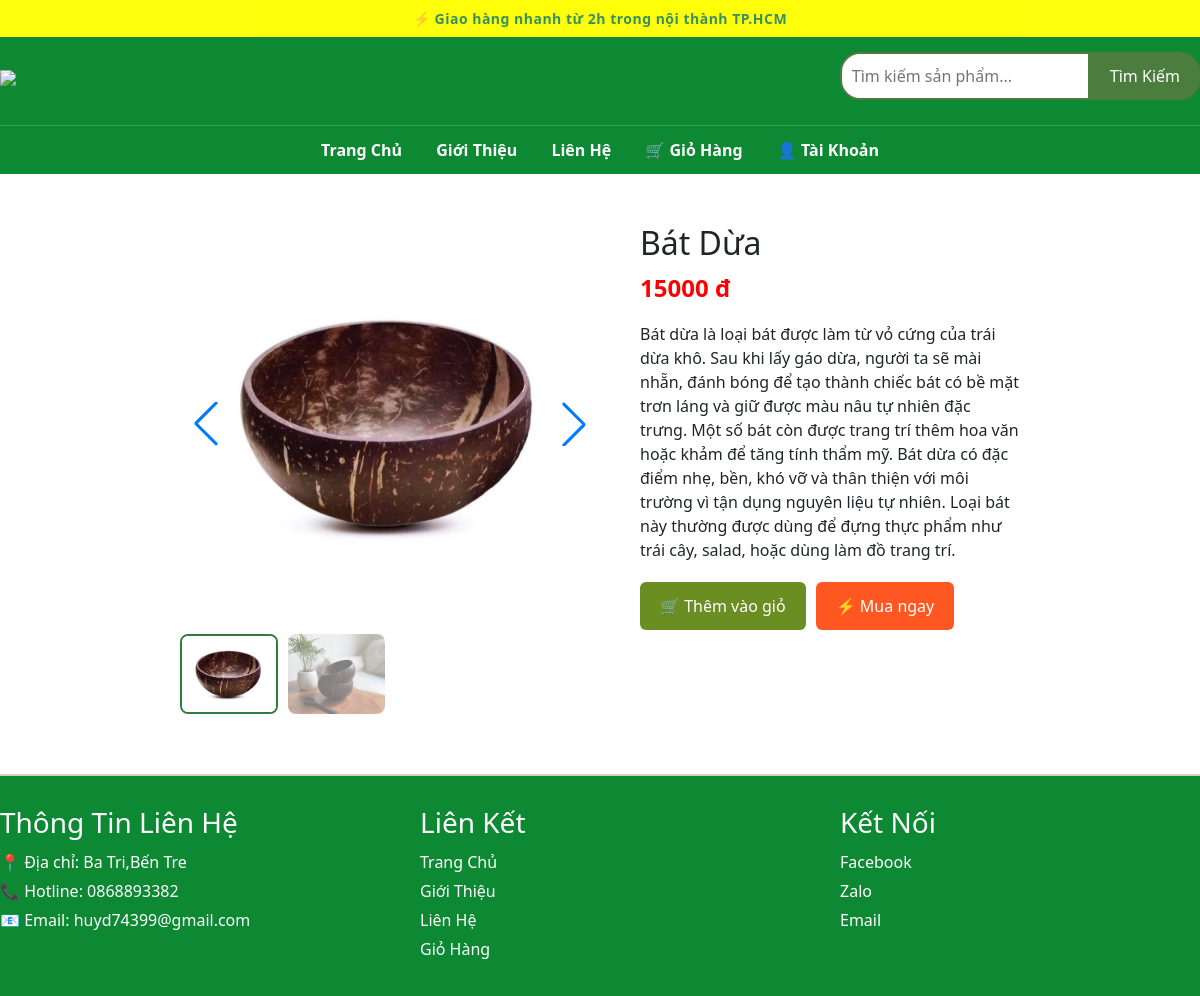
/product/1/, run on the app's committed database.
### store/models.py (models this page shows, shortened)
class Product(models.Model):
    name = models.CharField(max_length=200)
    description = models.TextField()
    category = models.ForeignKey(
        'Category',
        on_delete=models.SET_NULL,
        null=True,
        blank=True,
        related_name='products'
    )
    price = models.DecimalField(max_digits=10, decimal_places=0)
    image = models.ImageField(upload_to='products/', null=True, blank=True)

class ProductImage(models.Model):
    product = models.ForeignKey(
        Product,
        on_delete=models.CASCADE,
        related_name='images'
    )
    image = models.ImageField(upload_to='products/')

### store/views.py (the view)
# urls.py: path('product/<int:id>/', views.product_detail, name='product_detail'),
def product_detail(request, id):
    product = get_object_or_404(Product, id=id)
    images = product.images.all()
    return render(request, 'product_detail.html', {
        'product': product,
        'images': images
    })

### store/templates/product_detail.html (shortened to what this page needs)
{% extends 'base.html' %}
{% load static %}
{% block content %}
<link rel="stylesheet" href="https://cdn.jsdelivr.net/npm/swiper/swiper-bundle.min.css" />
<div class="product-container">
    <div class="slider-box">
        <div class="swiper swiper-main">
            <div class="swiper-wrapper">
                {% if product.image %}
                <div class="swiper-slide">
                    <img src="{{ product.image.url }}">
                </div>
                {% endif %}
            </div>
            <div class="swiper-button-next"></div>
            <div class="swiper-button-prev"></div>
        </div>
        <div class="swiper swiper-thumb">
            <div class="swiper-wrapper">
                {% if product.image %}
                <div class="swiper-slide">
                    <img src="{{ product.image.url }}">
                </div>
                {% endif %}
                {% for img in product.images.all %}
                <div class="swiper-slide">
                    <img src="{{ img.image.url }}">
                </div>
                {% endfor %}
            </div>
        </div>
    </div>
    <div class="product-info">
        <h2>{{ product.name }}</h2>
        <p class="price">{{ product.price }} đ</p>
        <p>{{ product.description }}</p>
        <div class="btn-group">
            <form action="{% url 'add_to_cart' product.id %}" method="POST">
                <button class="btn add-cart">🛒 Thêm vào giỏ</button>
            </form>
            <form action="{% url 'buy_now' product.id %}" method="POST">
                <button class="btn buy-now">⚡ Mua ngay</button>
            </form>
        </div>
    </div>
</div>
{% endblock %}

### store/templates/product_detail.html (style rules this page uses)
.product-container { width: 70%; margin: auto; display: flex; gap: 40px; margin-top: 30px; }
.slider-box { width: 50%; }
.swiper-main { border-radius: 15px; overflow: hidden; }
.swiper-main img { width: 100%; height: 400px; object-fit: cover; }
.swiper-thumb { margin-top: 10px; }
.swiper-thumb img { width: 100%; height: 80px; object-fit: cover; opacity: 0.5; cursor: pointer; border-radius: 8px; }
.swiper-thumb .swiper-slide-thumb-active img { opacity: 1; border: 2px solid #2f7d3c; }
.product-info { width: 50%; }
.price { color: red; font-size: 24px; font-weight: bold; }
.btn { padding: 12px 20px; border: none; border-radius: 6px; cursor: pointer; color: white; }
.add-cart { background: #6b8e23; }
.buy-now { background: #ff5722; }
.btn-group { display: flex; gap: 10px; margin-top: 20px; }

### data on the page
Product: image (picture), name "Bát Dừa", price "15000", description "Bát dừa là loại bát được làm từ vỏ cứng của trái dừa khô. Sau khi lấy gáo dừa, người ta sẽ mài nhẵn, đánh bóng để tạo thành chiếc bát có bề mặt trơn láng và giữ được màu nâu tự nhiên đặc trưng. Một số bát còn được trang trí thêm hoa văn hoặc khảm để tăng tính thẩm mỹ. Bát dừa có đặc điểm nhẹ, bền, khó vỡ và thân thiện với môi trường vì tận dụng nguyên liệu tự nhiên. Loại bát này thường được dùng để đựng thực phẩm như trái cây, salad, hoặc dùng làm đồ trang trí."
ProductImage: image (picture)
